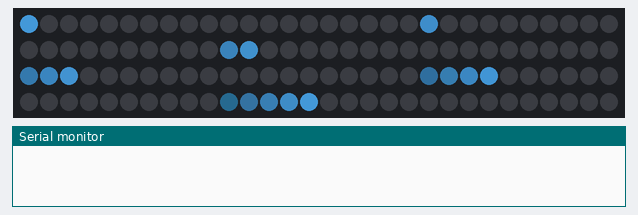
Bench run of a sketch on a simulated ESP8266 (NodeMCU). Parts: 120 RGB LEDs in strip order, left to right, continuing on the next row, the last lines printed to the serial monitor. Dim RGB values are drawn brighter than linear; WiFi joins after 1.5 s; servers stay silent unless stated.

Above: at 0.16 s.
At 3.82 s:
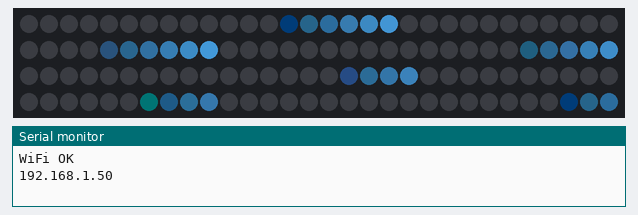
At 8.6 s:
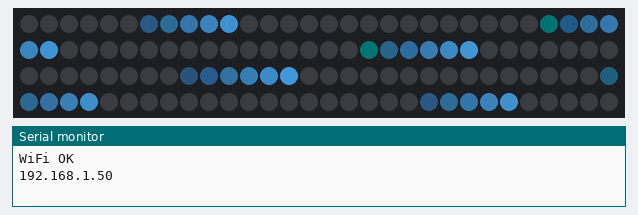
At 17.35 s:
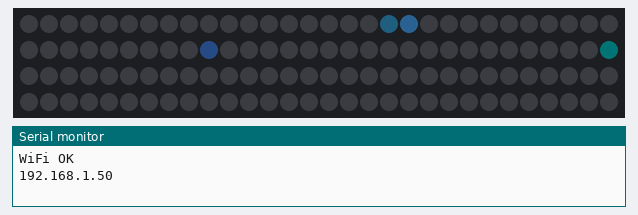
At 26.92 s:
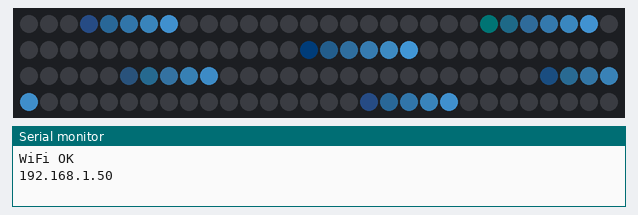
At 36.9 s:
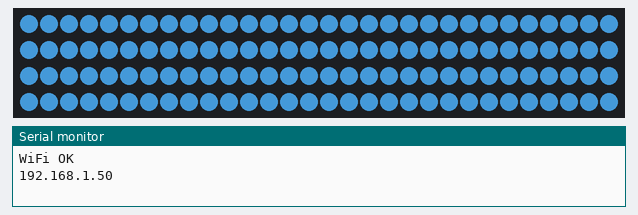

The sketch:

mainwhite.ino
```cpp
#include <ESP8266WiFi.h>
#include <ESP8266WebServer.h>
#include <FastLED.h>


//==============================
// WiFi
//==============================

const char* ssid = "WanHe'phone";
const char* password = "000000qq";


ESP8266WebServer server(80);


//WiFi状态
bool wifiOK=false;

unsigned long wifiStart;


//==============================
// LED
//==============================

#define LED_PIN 4

#define LED_PER_STRIP 20
#define STRIP_COUNT 6

#define NUM_LEDS (LED_PER_STRIP*STRIP_COUNT)


CRGB leds[NUM_LEDS];


#define BLUE_R 80
#define BLUE_G 180
#define BLUE_B 255


#define FLOW_TIME 5000
#define FADE_IN_TIME 300
#define HOLD_TIME 1000


#define TRAIL_LENGTH 6


#define BRIGHTNESS 140


unsigned long effectStart;


String ledState="流水灯";


//==============================
// 初始化
//==============================

void setup()
{


Serial.begin(115200);


FastLED.addLeds<
WS2812B,
LED_PIN,
GRB
>
(
leds,
NUM_LEDS
);


FastLED.setBrightness(
BRIGHTNESS
);


FastLED.clear();
FastLED.show();


effectStart=millis();


//==============================
// WiFi非阻塞连接
//==============================

WiFi.begin(
ssid,
password
);


wifiStart=millis();


//网页

server.on("/",[](){

String html;


html+="<html>";
html+="<meta charset='utf-8'>";
html+="<body>";

html+="<h2>ESP8266 RGB灯控制状态</h2>";


if(wifiOK)
{

html+="WiFi状态: 已连接<br>";

html+="SSID:";
html+=ssid;
html+="<br>";

html+="IP:";
html+=WiFi.localIP().toString();
html+="<br>";

}
else
{

html+="WiFi状态: 未连接<br>";

}


html+="LED模式:";
html+=ledState;


html+="</body></html>";


server.send(
200,
"text/html",
html
);


});


server.begin();


}


//==============================
// WiFi后台任务
//==============================

void wifiTask()
{


if(wifiOK)
return;


//最多等待8秒

if(
WiFi.status()==WL_CONNECTED
)
{

wifiOK=true;

Serial.println("WiFi OK");

Serial.println(
WiFi.localIP()
);


}

else if(
millis()-wifiStart>8000
)
{

//放弃连接

WiFi.disconnect();

Serial.println(
"WiFi timeout"
);


}


}


//==============================
// 蓝色
//==============================

CRGB blueColor()
{

return CRGB(
BLUE_R,
BLUE_G,
BLUE_B
);

}


//==============================
// 流水
//==============================

void flowingWater()
{


ledState="流水灯";


float progress =
(float)(millis()-effectStart)
/FLOW_TIME;


if(progress>1)
progress=1;


float position =
progress*
(
LED_PER_STRIP+
TRAIL_LENGTH-
1
);


for(int s=0;s<STRIP_COUNT;s++)
{


int offset=
s*LED_PER_STRIP;


for(int i=0;i<LED_PER_STRIP;i++)
{


float pos=
position+s*0.8;


float distance=
pos-i;


if(
distance>=0 &&
distance<TRAIL_LENGTH
)
{


float fade=
1.0-
distance/
(float)TRAIL_LENGTH;


fade*=fade;


CRGB c=
blueColor();


c.nscale8(
255*fade
);


leds[offset+i]=c;


}

else
{

leds[offset+i]
.fadeToBlackBy(60);


}


}


}


FastLED.show();


}


//==============================
// 渐亮
//==============================

void fadeInAll()
{


ledState="全灯渐亮";


float p=
(float)
(
millis()
-effectStart
-FLOW_TIME
)
/
FADE_IN_TIME;


if(p>1)p=1;


for(int i=0;i<NUM_LEDS;i++)
{


CRGB c=
blueColor();


c.nscale8(
255*p
);


leds[i]=c;


}


FastLED.show();


}


//==============================
//保持
//==============================

void holdAll()
{


ledState="全亮保持";


for(int i=0;i<NUM_LEDS;i++)
{

leds[i]=blueColor();

}


FastLED.show();


}


//==============================
// LED任务
//==============================

void ledTask()
{


unsigned long t=
millis()-effectStart;


if(t<FLOW_TIME)
{

flowingWater();

}

else if(
t<FLOW_TIME+
FADE_IN_TIME
)
{

fadeInAll();

}

else if(
t<
FLOW_TIME+
FADE_IN_TIME+
HOLD_TIME
)
{

holdAll();

}

else
{

effectStart=millis();

}


}


//==============================
// 主循环
//==============================

void loop()
{


//LED最高优先级

ledTask();


//WiFi后台

wifiTask();


//网页处理

if(wifiOK)
{

server.handleClient();

}


delay(10);


}
```
